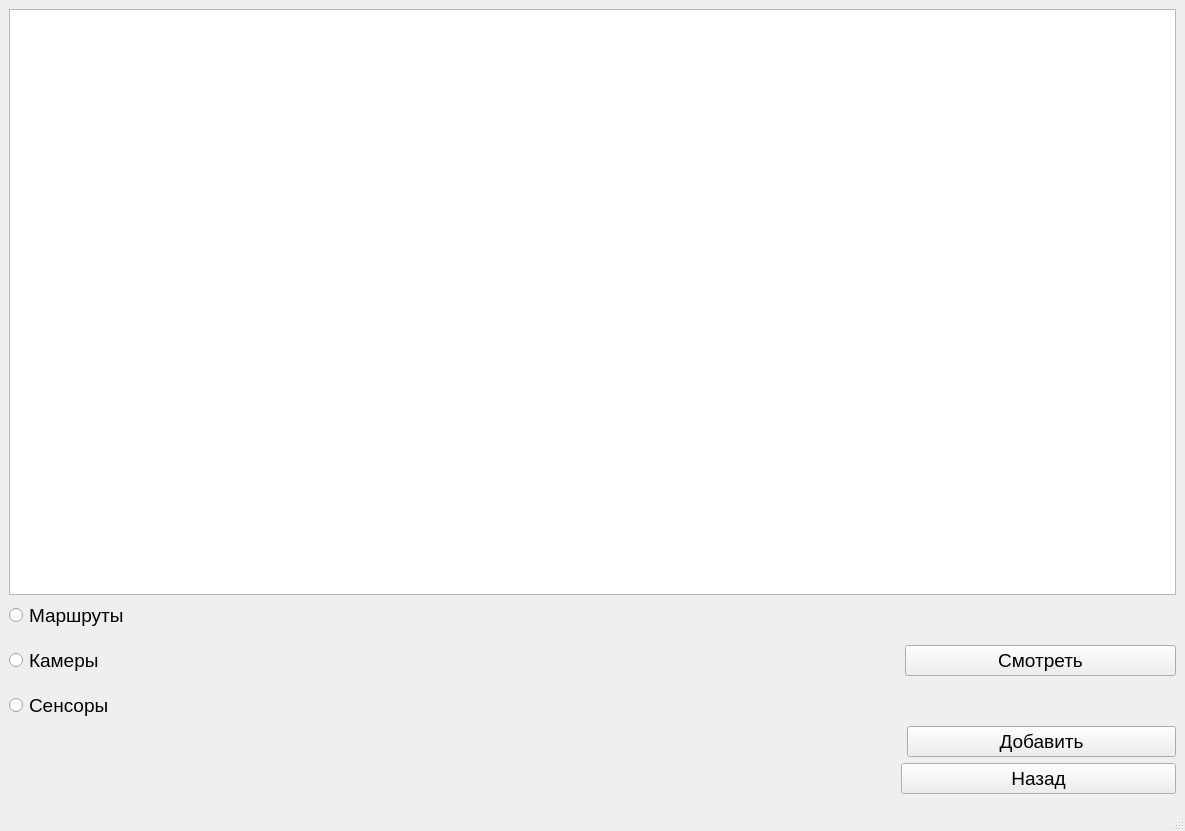
<?xml version="1.0" encoding="UTF-8"?>
<ui version="4.0">
 <class>RoadCompanyWindow</class>
 <widget class="QMainWindow" name="RoadCompanyWindow">
  <property name="geometry">
   <rect>
    <x>0</x>
    <y>0</y>
    <width>1185</width>
    <height>831</height>
   </rect>
  </property>
  <property name="font">
   <font>
    <pointsize>14</pointsize>
   </font>
  </property>
  <property name="windowTitle">
   <string>Дорожная компания</string>
  </property>
  <widget class="QWidget" name="centralwidget">
   <layout class="QVBoxLayout" name="verticalLayout_3">
    <item>
     <widget class="QTableWidget" name="tableWidget"/>
    </item>
    <item>
     <layout class="QHBoxLayout" name="horizontalLayout" stretch="5,8,4">
      <property name="spacing">
       <number>16</number>
      </property>
      <item>
       <layout class="QVBoxLayout" name="verticalLayout_2">
        <item>
         <widget class="QRadioButton" name="radioBtnRoute">
          <property name="text">
           <string>Маршруты</string>
          </property>
         </widget>
        </item>
        <item>
         <widget class="QRadioButton" name="radioBtnCamera">
          <property name="text">
           <string>Камеры</string>
          </property>
         </widget>
        </item>
        <item>
         <widget class="QRadioButton" name="radioButtonSensor">
          <property name="text">
           <string>Сенсоры</string>
          </property>
         </widget>
        </item>
       </layout>
      </item>
      <item>
       <spacer name="horizontalSpacer_2">
        <property name="orientation">
         <enum>Qt::Horizontal</enum>
        </property>
        <property name="sizeHint" stdset="0">
         <size>
          <width>40</width>
          <height>20</height>
         </size>
        </property>
       </spacer>
      </item>
      <item>
       <layout class="QVBoxLayout" name="verticalLayout">
        <item>
         <widget class="QPushButton" name="btnCheck">
          <property name="text">
           <string>Смотреть</string>
          </property>
         </widget>
        </item>
       </layout>
      </item>
     </layout>
    </item>
    <item>
     <layout class="QHBoxLayout" name="horizontalLayout_2" stretch="10,3">
      <property name="spacing">
       <number>0</number>
      </property>
      <item>
       <spacer name="horizontalSpacer">
        <property name="orientation">
         <enum>Qt::Horizontal</enum>
        </property>
        <property name="sizeHint" stdset="0">
         <size>
          <width>40</width>
          <height>20</height>
         </size>
        </property>
       </spacer>
      </item>
      <item>
       <widget class="QPushButton" name="btnAdd">
        <property name="text">
         <string>Добавить</string>
        </property>
       </widget>
      </item>
     </layout>
    </item>
    <item>
     <layout class="QHBoxLayout" name="horizontalLayout_3" stretch="13,4">
      <item>
       <spacer name="horizontalSpacer_3">
        <property name="orientation">
         <enum>Qt::Horizontal</enum>
        </property>
        <property name="sizeHint" stdset="0">
         <size>
          <width>40</width>
          <height>20</height>
         </size>
        </property>
       </spacer>
      </item>
      <item>
       <widget class="QPushButton" name="btnBack">
        <property name="text">
         <string>Назад</string>
        </property>
       </widget>
      </item>
     </layout>
    </item>
   </layout>
  </widget>
  <widget class="QMenuBar" name="menubar">
   <property name="geometry">
    <rect>
     <x>0</x>
     <y>0</y>
     <width>1185</width>
     <height>31</height>
    </rect>
   </property>
  </widget>
  <widget class="QStatusBar" name="statusbar"/>
 </widget>
 <resources/>
 <connections/>
</ui>
